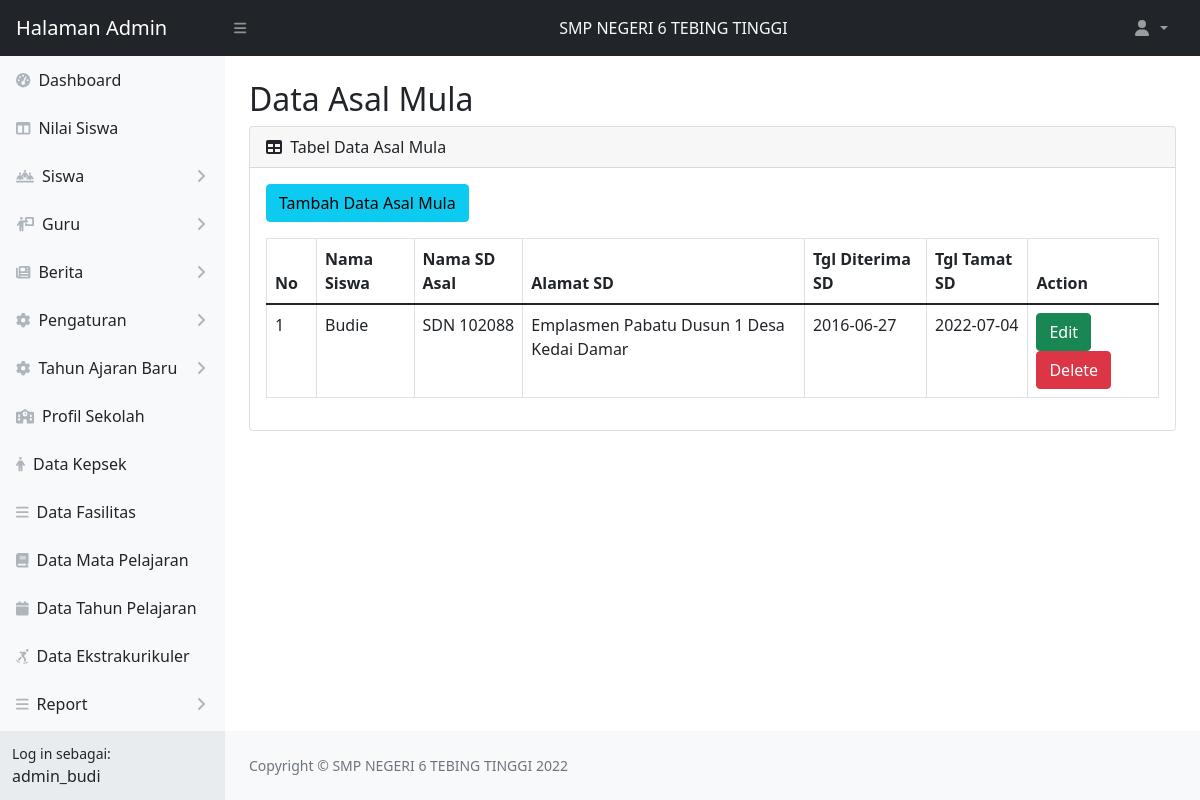
Screenshot of /web_app/admin/tabel-asalmula.php (signed in) with the database file from the repository.
### tables this page shows
CREATE TABLE `akun_admin` (
  `admin_id` int(11) NOT NULL,
  `username` varchar(15) NOT NULL,
  `nama_lengkap` varchar(50) NOT NULL,
  `password` varchar(60) NOT NULL
);

CREATE TABLE `asal_mula` (
  `id` int(11) NOT NULL,
  `id_siswa` int(11) NOT NULL,
  `nama_sd` varchar(35) NOT NULL,
  `alamat_sd` text NOT NULL,
  `diterima_sd` date NOT NULL,
  `tamat_sd` date NOT NULL
);

CREATE TABLE `siswa` (
  `id` int(11) NOT NULL,
  `nis` char(4) NOT NULL,
  `nisn` char(10) NOT NULL,
  `nama_lengkap` varchar(50) NOT NULL,
  `jenis_kelamin` enum('L','P') NOT NULL,
  `tempat_lahir` varchar(50) NOT NULL,
  `tanggal_lahir` date NOT NULL,
  `agama` enum('Islam','Katolik','Protestan','Buddha','Konghucu','Hindu') NOT NULL,
  `anak_ke` int(11) NOT NULL,
  `jumlah_saudara` int(11) NOT NULL,
  `berat_badan` int(11) NOT NULL,
  `tinggi_badan` int(11) NOT NULL,
  `gol_darah` enum('O','A','B','AB') NOT NULL,
  `no_hp` char(15) NOT NULL,
  `alamat` text NOT NULL,
  `status` enum('Aktif','Lulus','Pindah') NOT NULL,
  `foto` varchar(15) DEFAULT NULL
);

### web_app/admin/tabel-asalmula.php (the view, shortened to what this page needs)
<?php
    include 'koneksi.php';
    $admin = "SELECT username, nama_lengkap FROM akun_admin WHERE admin_id = '".$_SESSION['admin_id']."'";
    $data_admin = mysqli_query($koneksi, $admin);
    $get = mysqli_fetch_object($data_admin);
?>
<!DOCTYPE html>
<html lang="en">
    <head>
        <link href="https://cdn.jsdelivr.net/npm/simple-datatables@latest/dist/style.css" rel="stylesheet" />
        <link href="css/styles.css" rel="stylesheet" />
    </head>
    <body class="sb-nav-fixed">
        <?php
            include 'topnavbar.php';
            include 'sidebar.php';
        ?>
    <div id="layoutSidenav">
        <div id="layoutSidenav_content">
            <main>
                <div class="container-fluid px-4">
                    <h2 class="mt-4">Data Asal Mula</h2>
                    <div class="card mb-4">
                        <div class="card-header">
                            <i class="fas fa-table me-1"></i>
                            Tabel Data Asal Mula
                        </div>
                        <div class="card-body">
                            <a class="btn btn-info mb-3" href="tambah-asalmula.php">Tambah Data Asal Mula</a>
                            <table id="example" class="dataTable-table">
                                <thead>
                                    <tr>
                                        <th width="50px">No</th>
                                        <th>Nama Siswa</th>
                                        <th>Nama SD Asal</th>
                                        <th>Alamat SD</th>
                                        <th>Tgl Diterima SD</th>
                                        <th>Tgl Tamat SD</th>
                                        <th>Action</th>
                                    </tr>
                                </thead>
                                <tbody>
                                <?php
                                    $no = 1;
                                    $dataasalmula = "SELECT a.id id_asalmula, a.nama_sd, a.alamat_sd, a.diterima_sd tgl_diterima, a.tamat_sd tgl_tamat,
                                    s.nama_lengkap nama_siswa FROM siswa s JOIN asal_mula a ON a.id_siswa = s.id ";
                                    $asalmula=mysqli_query($koneksi, $dataasalmula);
                                    if(mysqli_num_rows($asalmula)>0){
                                    while($data = mysqli_fetch_array($asalmula)){
                                ?>
                                    <tr>
                                        <td><?php echo $no++?></td>
                                        <td><?php echo $data['nama_siswa']?></td>
                                        <td><?php echo $data['nama_sd']?></td>
                                        <td><?php echo $data['alamat_sd']?></td>
                                        <td><?php echo $data['tgl_diterima']?></td>
                                        <td><?php echo $data['tgl_tamat']?></td>
                                        <td>
                                            <a class="btn btn-success" href="update-asalmula.php?idasalmula=<?php echo $data['id_asalmula']?>">Edit</a>
                                            <a class="btn btn-danger" href="process.php?deleteasalmula=<?php echo $data['id_asalmula']?>" onclick="return confirm('Yakin ingin menghapus data?')">Delete</a>
                                        </td>
                                    </tr>
                                <?php }} ?>
                                </tbody>
                            </table>
                        </div>
                    </div>
                </div>
            </main>
            <?php
                include 'footer.php';
            ?>
        </div>
    </div>
</body>
</html>

### web_app/admin/sidebar.php (shortened to what this page needs)
<div id="layoutSidenav">
            <div id="layoutSidenav_nav">
                <nav class="sb-sidenav accordion sb-sidenav-light" id="sidenavAccordion">
                    <div class="sb-sidenav-menu">
                        <div class="nav">
                            <a class="nav-link" href="index.php">
                                <div class="sb-nav-link-icon"><i class="fas fa-tachometer-alt"></i></div>
                                Dashboard
                            </a>
                            <a class="nav-link" href="tabel-nilai.php">
                                <div class="sb-nav-link-icon"><i class="fas fa-columns"></i></div>
                                Nilai Siswa
                            </a>
                                    <a class="nav-link collapsed" href="#" data-bs-toggle="collapse" data-bs-target="#pagesCollapseSiswa" aria-expanded="false" aria-controls="pagesCollapseAuth">
                                        <div class="sb-nav-link-icon"><i class="fas fa-people-line"></i></div>
                                        Siswa
                                        <div class="sb-sidenav-collapse-arrow"><i class="fas fa-angle-down"></i></div>
                                    </a>
                                    <a class="nav-link collapsed" href="#" data-bs-toggle="collapse" data-bs-target="#pagesCollapseGuru" aria-expanded="false" aria-controls="pagesCollapseAuth">
                                        <div class="sb-nav-link-icon"><i class="fas fa-person-chalkboard"></i></div>
                                        Guru
                                        <div class="sb-sidenav-collapse-arrow"><i class="fas fa-angle-down"></i></div>
                                    </a>
                                    <a class="nav-link collapsed" href="#" data-bs-toggle="collapse" data-bs-target="#pagesCollapseBerita" aria-expanded="false" aria-controls="pagesCollapseAuth">
                                        <div class="sb-nav-link-icon"><i class="fas fa-newspaper"></i></div>
                                        Berita
                                        <div class="sb-sidenav-collapse-arrow"><i class="fas fa-angle-down"></i></div>
                                    </a>
                                    <a class="nav-link collapsed" href="#" data-bs-toggle="collapse" data-bs-target="#pagesCollapsePengaturan" aria-expanded="false" aria-controls="pagesCollapseAuth">
                                        <div class="sb-nav-link-icon"><i class="fas fa-gear"></i></div>
                                        Pengaturan
                                        <div class="sb-sidenav-collapse-arrow"><i class="fas fa-angle-down"></i></div>
                                    </a>
                                    <a class="nav-link collapsed" href="#" data-bs-toggle="collapse" data-bs-target="#pagesCollapseTA" aria-expanded="false" aria-controls="pagesCollapseAuth">
                                        <div class="sb-nav-link-icon"><i class="fas fa-gear"></i></div>
                                        Tahun Ajaran Baru
                                        <div class="sb-sidenav-collapse-arrow"><i class="fas fa-angle-down"></i></div>
                                    </a>
                                    <a class="nav-link" href="profil-sekolah.php">
                                        <div class="sb-nav-link-icon"><i class="fas fa-school"></i></div>
                                        Profil Sekolah
                                    </a>
                                    <a class="nav-link" href="tabel-kepsek.php">
                                        <div class="sb-nav-link-icon"><i class="fas fa-person"></i></div>
                                        Data Kepsek
                                    </a>
                                    <a class="nav-link" href="tabel-fasilitas.php">
                                        <div class="sb-nav-link-icon"><i class="fas fa-bars"></i></div>
                                        Data Fasilitas
                                    </a>
                                    <a class="nav-link" href="tabel-matapelajaran.php">
                                        <div class="sb-nav-link-icon"><i class="fas fa-book"></i></div>
                                        Data Mata Pelajaran
                                    </a>
                                    <a class="nav-link" href="tabel-tahunpelajaran.php">
                                        <div class="sb-nav-link-icon"><i class="fas fa-calendar"></i></div>
                                        Data Tahun Pelajaran
                                    </a>
                                    <a class="nav-link" href="tabel-ekstrakurikuler.php">
                                        <div class="sb-nav-link-icon"><i class="fas fa-person-skating"></i></div>
                                        Data Ekstrakurikuler
                                    </a>
                                    <a class="nav-link collapsed" href="#" data-bs-toggle="collapse" data-bs-target="#pagesCollapseReport" aria-expanded="false" aria-controls="pagesCollapseAuth">
                                        <div class="sb-nav-link-icon"><i class="fas fa-bars"></i></div>
                                        Report
                                        <div class="sb-sidenav-collapse-arrow"><i class="fas fa-angle-down"></i></div>
                                    </a>
                                    <a class="nav-link collapsed" href="#" data-bs-toggle="collapse" data-bs-target="#pagesCollapseTrash" aria-expanded="false" aria-controls="pagesCollapseAuth">
                                    </a>
                        </div>
                    </div>
                    <div class="sb-sidenav-footer">
                        <div class="small">Log in sebagai:</div>
                        <?php echo $get->username ?>
                    </div>
                </nav>
            </div>

### rows the page displays
akun_admin: username "admin_budi"
asal_mula: id_siswa.nama_lengkap "Budie", nama_sd "SDN 102088", alamat_sd "Emplasmen Pabatu Dusun 1 Desa Kedai Damar", diterima_sd "2016-06-27", tamat_sd "2022-07-04"
